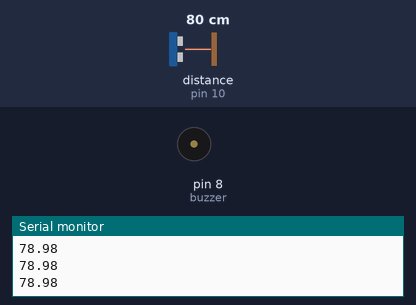
This sketch was run on a simulated Arduino Uno, built with avr-gcc and run on an emulated ATmega328P. On the bench: buzzer (waves = sounding, pin HIGH), the last lines printed to the serial monitor. Wiring (inferred from the names in the program): ultrasonic range finder: trigger pin 9; echo pin 10. The test bench sets the inputs (shaded band); at power-on: distance to the obstacle (sensor on pin 10) 80 cm. The echo pulse lasts 58.3 µs per cm; pins used as bus, display or sensor lines are not drawn.

Above: at 1.2 s.
1.3 s: distance to the obstacle (sensor on pin 10) set to 23 cm
2.8 s: distance to the obstacle (sensor on pin 10) set to 18 cm
At 3.2 s:
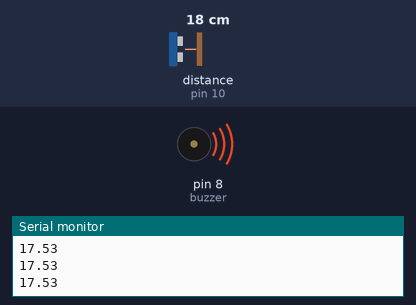
4.3 s: distance to the obstacle (sensor on pin 10) set to 35 cm
At 5.5 s:
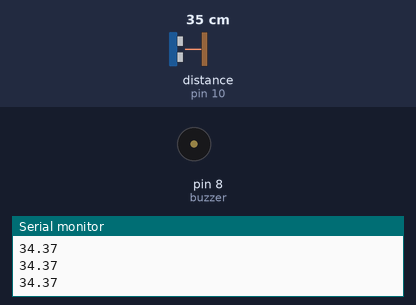
5.8 s: distance to the obstacle (sensor on pin 10) set to 2 cm
At 7.0 s:
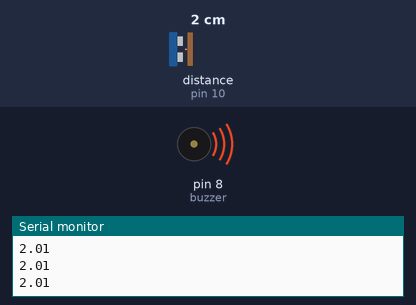
Timing chart, 0 to 8.3 s (numbered marks = the images above; inputs shaded):
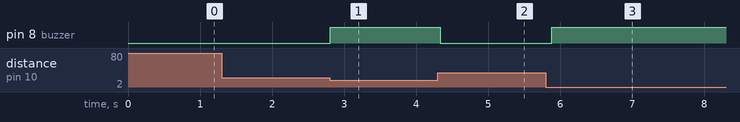

Measured:
- the behaviour switches between 21 and 20 cm on distance to the obstacle (sensor on pin 10) (found by bisection; images 0 and 1)
- after the input at 2.8 s, pin 8 (buzzer): LOW → HIGH at once
- after the input at 4.3 s, pin 8 (buzzer): HIGH → LOW at once
- after the input at 5.8 s, pin 8 (buzzer): LOW → HIGH after 0.08 s

The sketch:

ultrasonic-alert.ino
```cpp
const int trigPin = 9;
const int echoPin = 10;
const int buzzer = 8;

void setup() {
  pinMode(trigPin, OUTPUT);
  pinMode(echoPin, INPUT);
  pinMode(buzzer, OUTPUT);
  Serial.begin(9600);
}

void loop() {
  // send a 10 microsecond pulse
  digitalWrite(trigPin, LOW);
  delayMicroseconds(2);
  digitalWrite(trigPin, HIGH);
  delayMicroseconds(10);
  digitalWrite(trigPin, LOW);

  // measure echo time and convert to cm
  long duration = pulseIn(echoPin, HIGH);
  float distance = duration * 0.034 / 2;

  Serial.println(distance);

  // buzz if object is closer than 20 cm
  if (distance > 0 && distance < 20) {
    digitalWrite(buzzer, HIGH);
  } else {
    digitalWrite(buzzer, LOW);
  }
  delay(100);
}
```
